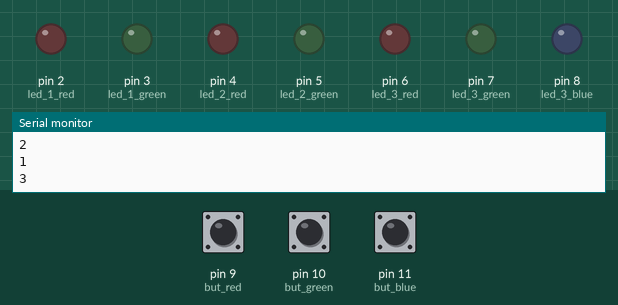
Recording of a sketch running on a simulated Arduino Uno, built with avr-gcc and run on an emulated ATmega328P. Shown: output pins drawn as LEDs (lit = HIGH), the last lines printed to the serial monitor. The inputs (shaded band) are chosen by the test bench; at power-on: pin 9 (but_red) HIGH, pin 11 (but_blue) HIGH, pin 10 (but_green) HIGH.

Above: at 3.8 s.
3.9 s: pin 9 (but_red) pulled LOW for 0.15 s
At 6.2 s:
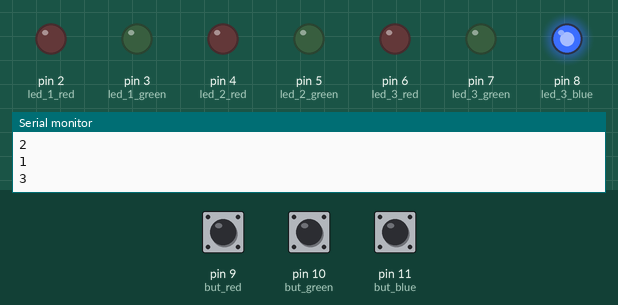
6.9 s: pin 11 (but_blue) pulled LOW for 3.2 s
At 9.4 s:
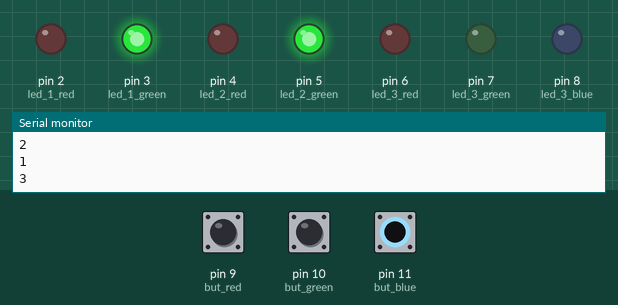
11.6 s: pin 10 (but_green) pulled LOW for 0.15 s
At 12.0 s:
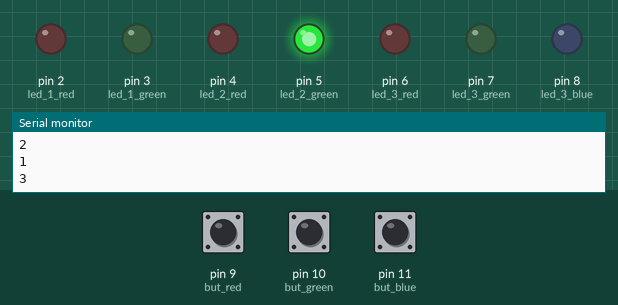
14.1 s: pin 9 (but_red) pulled LOW for 1 s
At 14.5 s:
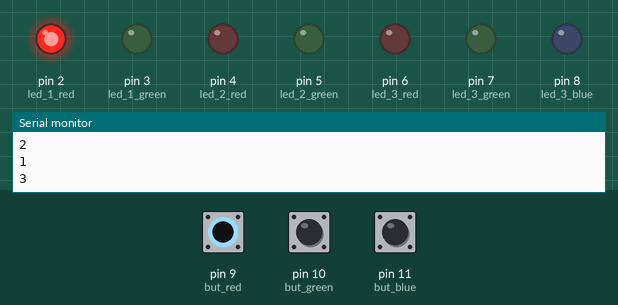
17.1 s: pin 10 (but_green) pulled LOW for 3.2 s
At 20.1 s:
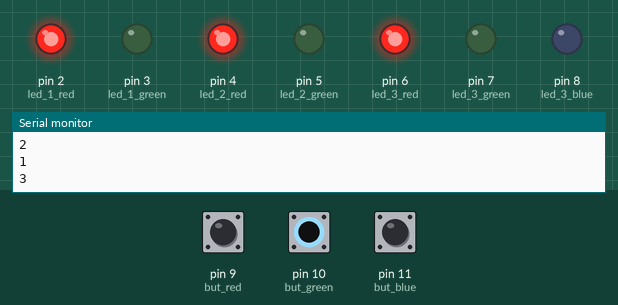
21.8 s: pin 9 (but_red) pulled LOW for 3.2 s
At 25.6 s:
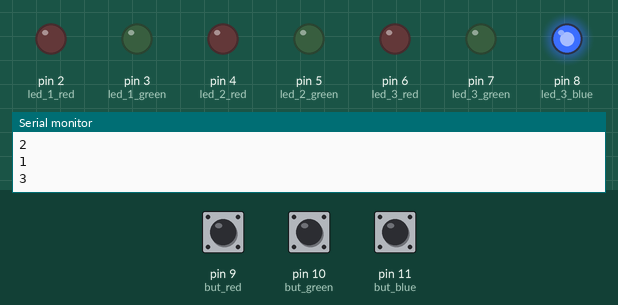
Timing chart, 0 to 28.7 s (numbered marks = the images above; inputs shaded):
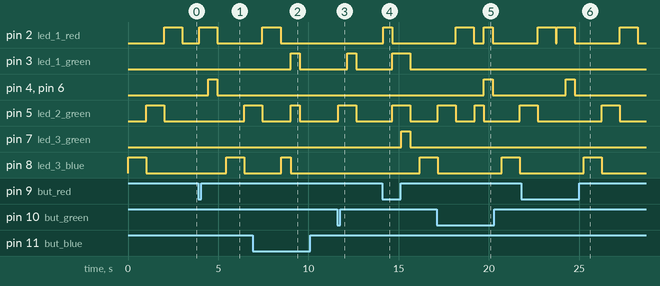

Measured:
- after the input at 3.9 s, pin 2 (led_1_red): LOW → HIGH after 0.05 s, → LOW 1.0 s later; pin 4 (led_2_red), pin 6 (led_3_red): LOW → HIGH after 0.55 s, → LOW 0.50 s later; pin 5 (led_2_green): LOW → HIGH after 2.6 s; pin 8 (led_3_blue): LOW → HIGH after 1.6 s, → LOW 1.0 s later
- after the input at 6.9 s, pin 3 (led_1_green): LOW → HIGH after 2.1 s, → LOW 0.50 s later; pin 8 (led_3_blue): LOW → HIGH after 1.6 s, → LOW 0.50 s later
- after the input at 11.6 s, pin 3 (led_1_green): LOW → HIGH after 0.55 s, → LOW 0.50 s later; pin 5 (led_2_green): LOW → HIGH after 0.05 s, → LOW 1.0 s later
- after the input at 14.1 s, pin 2 (led_1_red): LOW → HIGH after 0.05 s, → LOW 0.50 s later; pin 3 (led_1_green), pin 5 (led_2_green): LOW → HIGH after 0.55 s, → LOW 1.0 s later; pin 7 (led_3_green): LOW → HIGH after 1.1 s, → LOW 0.50 s later; pin 8 (led_3_blue): LOW → HIGH after 2.1 s
- after the input at 17.1 s, pin 4 (led_2_red), pin 6 (led_3_red): LOW → HIGH after 2.6 s, → LOW 0.50 s later
- after the input at 21.8 s, pin 4 (led_2_red), pin 6 (led_3_red): LOW → HIGH after 2.5 s, → LOW 0.50 s later; pin 8 (led_3_blue): LOW → HIGH after 3.5 s, → LOW 1.0 s later

The sketch:

circle-game.ino
```cpp
// create output pins
int led_1_red = 2;
int led_1_green = 3;
int led_2_red = 4;
int led_2_green = 5;
int led_3_red = 6;
int led_3_green = 7;
int led_3_blue = 8;
int but_red = 9;
int but_green = 10;
int but_blue = 11;
int btn_state_red = HIGH;
int btn_state_green = HIGH;
int btn_state_blue = HIGH;
int btn_prev_red = HIGH;
int btn_prev_green = HIGH;
int btn_prev_blue = HIGH;
unsigned long last_debounce_time = 0;
const int debounce_delay = 50;
bool sequence_count = false;
const int SEQ_LENGTH = 3;
int sequence_inputs[SEQ_LENGTH];
int seq_counter = 0;

void setup() {
  // put your setup code here, to run once:
  pinMode(led_1_red, OUTPUT);
  pinMode(led_1_green, OUTPUT);
  pinMode(led_2_red, OUTPUT);
  pinMode(led_2_green, OUTPUT);
  pinMode(led_3_red, OUTPUT);
  pinMode(led_3_blue, OUTPUT);
  pinMode(but_red, INPUT_PULLUP);
  pinMode(but_green, INPUT_PULLUP);
  pinMode(but_blue, INPUT_PULLUP);
  Serial.begin(9600);

}

void loop() {
  // put your main code here, to run repeatedly:
sequence_1();
Serial.println(sequence_inputs[0]);
Serial.println(sequence_inputs[1]);
Serial.println(sequence_inputs[2]);
//Serial.println(sequence_inputs[3]);
Serial.println(SEQ_LENGTH);
while ( sequence_count == false ){
//  verify_input(sequence_inputs);
read_button();
 if(seq_counter == SEQ_LENGTH){
    success();
    seq_counter = 0;
    break;
  }
}

}

void verify_input(int* sequence, int btn_input){
  if(seq_counter < SEQ_LENGTH){
    if(sequence[seq_counter] == btn_input){
      success_2();
      seq_counter++;
    } else {
      fail();
      seq_counter = 0;
      sequence_count = true;
    }
  } else {
    fail();
    seq_counter = 0;
    sequence_count = true;
  }
}


void read_button() {
  int btn_read_red= digitalRead(but_red);
    if ( btn_read_red != btn_prev_red ) {
    last_debounce_time = millis();
    }

     if ( millis() > (last_debounce_time + debounce_delay) ) {
    if ( btn_read_red != btn_state_red ) {
      btn_state_red = btn_read_red;
      if ( btn_state_red == LOW ) {
        setColor("led2", 0, 0 ,0 );
        setColor("led3", 0, 0 ,0 );
        setColor("led1", 255, 0 ,0 );
        delay(500);
        setColor("led1", 0, 0 ,0 );
        verify_input(sequence_inputs, 1);
        }
      }
    }
   btn_prev_red = btn_read_red;

  int btn_read_green= digitalRead(but_green);
    if ( btn_read_green != btn_prev_green ) {
    last_debounce_time = millis();
    }

     if ( millis() > (last_debounce_time + debounce_delay) ) {
    if ( btn_read_green != btn_state_green ) {
      btn_state_green = btn_read_green;
      if ( btn_state_green == LOW ) {
        setColor("led1", 0, 0 ,0 );
        setColor("led3", 0, 0 ,0 );
        setColor("led2", 0, 255 ,0 );
        delay(500);
        setColor("led2", 0, 0 ,0 );
        verify_input(sequence_inputs, 2);
        }
      }
    }
   btn_prev_green = btn_read_green;

     int btn_read_blue= digitalRead(but_blue);
    if ( btn_read_blue != btn_prev_blue ) {
    last_debounce_time = millis();
    }

     if ( millis() > (last_debounce_time + debounce_delay) ) {
    if ( btn_read_blue != btn_state_blue ) {
      btn_state_blue = btn_read_blue;
      if ( btn_state_blue == LOW ) {
        setColor("led2", 0, 0 ,0 );
        setColor("led1", 0, 0 ,0 );
        setColor("led3", 0, 0 ,255 );
        delay(500);
        setColor("led3", 0, 0 ,0 );
        verify_input(sequence_inputs, 3);
        }
      }
    }
   btn_prev_blue = btn_read_blue;

  }


void sequence_1() {
  setColor("led3", 0, 0 ,255 );
  sequence_inputs[0] = 3;
  delay(1000);
  setColor("led3", 0, 0 ,0 );
  setColor("led2", 0, 255 ,0 );
  sequence_inputs[1] = 2;
  delay(1000);
  setColor("led2", 0, 0 ,0 );
  setColor("led1", 255, 0 ,0 );
  sequence_inputs[2] = 1;
  delay(1000);
  setColor("led1", 0, 0 ,0 );
  sequence_count = false;
  }
void sequence_2() {
   setColor("led3", 0, 0 ,255 );
   sequence_inputs[0] = 3;
  delay(1000);
  setColor("led3", 0, 0 ,0 );
  setColor("led1", 255, 0 ,0 );
  sequence_inputs[1] = 1;
  delay(1000);
  setColor("led1", 0, 0 ,0 );
  setColor("led3", 0, 0 ,255 );
  sequence_inputs[2] = 3;
  delay(1000);
  setColor("led3", 0, 0 ,0 );
  setColor("led2", 0, 255 ,0 );
  sequence_inputs[3] = 2;
  delay(1000);
  setColor("led2", 0, 0 ,0 );
  sequence_count = false;
  }

void sequence_3() {
  setColor("led2", 0, 255 ,0 );
  delay(1000);
  setColor("led2", 0, 0 ,0 );
  setColor("led1", 255, 0 ,0 );
  delay(1000);
  setColor("led1", 0, 0 ,0 );
  setColor("led3", 0, 0 ,255 );
  delay(1000);
  setColor("led3", 0, 0 ,0 );
  setColor("led2", 0, 255 ,0 );
  delay(1000);
  setColor("led2", 0, 0 ,0 );
  setColor("led3", 0, 0 ,255 );
  delay(1000);
  setColor("led3", 0, 0 ,0 );
  }

void fail() {
setColor("led1", 255, 0, 0);
setColor("led2", 255, 0, 0);
setColor("led3", 255, 0, 0);
delay(500);
setColor("led1", 0, 0, 0);
setColor("led2", 0, 0, 0);
setColor("led3", 0, 0, 0);
delay(500);
}

void success() {
setColor("led1", 0, 255, 0);
setColor("led2", 0, 255, 0);
setColor("led3", 0, 255, 0);
delay(500);
setColor("led1", 0, 0, 0);
setColor("led2", 0, 0, 0);
setColor("led3", 0, 0, 0);
delay(500);
}

void success_2() {
  setColor("led1", 0, 255, 0);
  setColor("led2", 0, 255, 0);
  delay(500);
  setColor("led1", 0, 0, 0);
  setColor("led2", 0, 0, 0);
  }


void setColor(String pin, int red, int green, int blue) {
if (pin == "led1"){
  analogWrite(led_1_red, red);
  analogWrite(led_1_green, green);
 }
if(pin =="led2"){
  analogWrite(led_2_red, red);
  analogWrite(led_2_green, green);
  }
if(pin =="led3"){
  analogWrite(led_3_red, red);
  analogWrite(led_3_green, green);
    analogWrite(led_3_blue, blue);
  }


}
```
